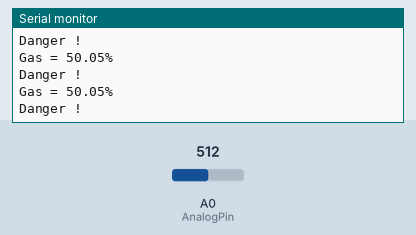
Simulated run of this sketch. Board: Arduino Uno, built with avr-gcc and run on an emulated ATmega328P. Parts: the last lines printed to the serial monitor. The test bench sets the inputs (shaded band); at power-on: A0 (AnalogPin) = 512.

Above: at 1.2 s.
1.3 s: A0 (AnalogPin) set to 716
At 1.72 s:
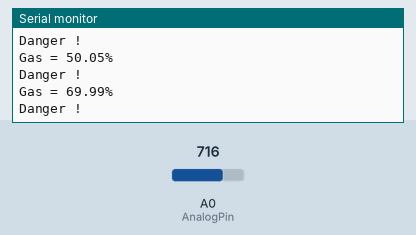
2.8 s: A0 (AnalogPin) set to 900
At 3.22 s:
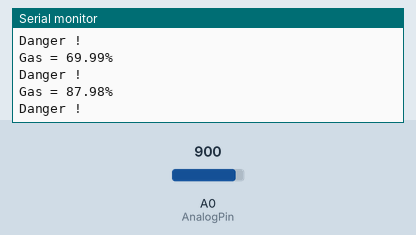
Timing chart, 0 to 5.8 s (numbered marks = the images above; inputs shaded):
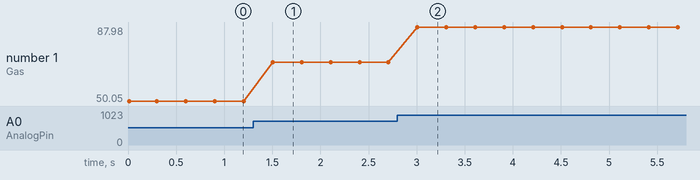

The sketch:

MQ-9.ino
```cpp
int AnalogPin = A0;
float MqA9;
int MqD9;
void setup() {
Serial.begin(9600);
Serial.println("Powerele.ir");
}

void loop() {
MqA9 = analogRead(A0);
MqA9 = (MqA9 /1023) * 100 ;
Serial.print("Gas = ");
Serial.print(MqA9);
Serial.println("%");
if(MqA9>50)
{
Serial.println("Danger !");
}
delay(300);
}
```

Measured:
- after the input at 1.3 s, the serial monitor: prints a new line after 0.20 s (image 1)
- after the input at 2.8 s, the serial monitor: prints a new line after 0.21 s (image 2)
- plotted number 1: 50.05 → 69.99 after the input at 1.3 s, 69.99 → 87.98 after the input at 2.8 s
